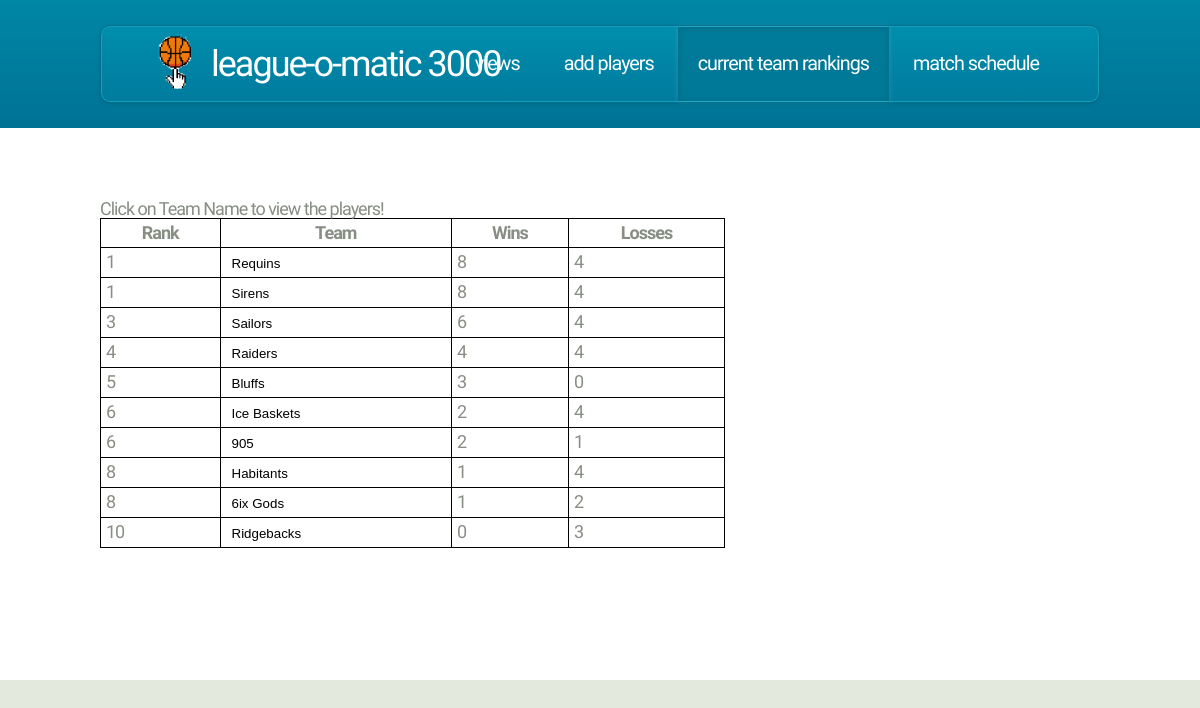
/CurrTeamRanks.php, run on the app's committed database.
### tables this page shows
CREATE TABLE `Standings` (
  `TeamRank` int(11) NOT NULL,
  `TeamNo` int(11) NOT NULL,
  `Wins` int(11) NOT NULL,
  `Losses` int(11) NOT NULL
);

CREATE TABLE `Team` (
  `TeamNo` int(11) NOT NULL,
  `TeamName` varchar(20) DEFAULT NULL,
  `City` varchar(20) DEFAULT NULL,
  `HomeArena` int(11) DEFAULT NULL
);

### CurrTeamRanks.php (the view, shortened to what this page needs)
<!DOCTYPE HTML>
<html>
	<head>
		<link rel="stylesheet" href="assets/css/main.css" />
	</head>
	<body>
		<div id="page-wrapper">
			<div id="header-wrapper">
				<div class="container">
					<div class="row">
						<div class="12u">
							<header id="header">
								<h1><img src="images/BBLogo-4.gif" style="float:left;width:70px;height:70px;" href="index.html" ><a href="index.html" id="logo">League-O-Matic 3000</a></h1>
								<nav id="nav">
									<a href="IntroPage.html">Views</a>
									<a href="MakeTeamPage.php">Add Players</a>
									<a href="CurrTeamRanks.php" class="current-page-item">Current Team Rankings</a>
									<a href="MatchSchedulePage.php">Match Schedule</a>
								</nav>
							</header>
						</div>
					</div>
				</div>
			</div>
			<div id="main">
				<div class="container">
					<div class="row main-row">
						<div class="8u 12u(mobile)">
							<section class="left-content">
								Click on Team Name to view the players!
								<form action="ViewTeamPlayers.php" method='get'>
									<table>
										<?php
											$x = 1;
											$y = 0;
											$sql = new mysqli("localhost", "root", "x9fN#DXy", "LeagueData");
										?>
											<tr>
												<th>Rank</th>
												<th>Team</th>
												<th>Wins</th>
												<th>Losses</th>
											</tr>
										<?php
											$query = "SELECT TeamRank, TeamName, Wins, Losses FROM Standings, Team WHERE Standings.TeamNo = Team.TeamNo ORDER BY Wins DESC";
											$result = $sql->query($query);
											$wins = 0;
											if ($result->num_rows > 0){
												while($row = $result->fetch_assoc()){
													if ($wins == $row["Wins"]){
														$y++;
													}else{
														$y = 0;
													}
										?>
										<tr>
											<td><?=($x++ - $y)?></td>
											<td><input type="submit" style="background:none; border:none;" name='submit' value='<?=$row["TeamName"]?>'></input></td>
											<td><?=$row["Wins"]?></td>
											<td><?=$row["Losses"]?></td>
										</tr>
										<?php
													$wins = $row["Wins"];
												}
											} else {
												echo "0 results";
											}
										?>
									</table>
								</form>
							</section>
						</div>
					</div>
				</div>
			</div>
		</div>
	</body>
</html>

### CurrTeamRanks.php (style rules this page uses)
table { border-collapse: collapse; width: 100%; }
table, th, td { border: 1px solid black; padding: 5px; }
th { font-weight: bold; }

### data on the page
standings: Wins "1", submit "Requins", Wins "8", Losses "4"
standings: y "1", submit "Sirens", Wins "8", Losses "4"
standings: y "3", submit "Sailors", Wins "6", Losses "4"
standings: y "4", submit "Raiders", Wins "4", Losses "4"
standings: y "5", submit "Bluffs", Wins "3", Losses "0"
standings: y "6", submit "Ice Baskets", Wins "2", Losses "4"
standings: y "6", submit "905", Wins "2", Losses "1"
standings: y "8", submit "Habitants", Wins "1", Losses "4"
standings: y "8", submit "6ix Gods", Wins "1", Losses "2"
standings: y "10", submit "Ridgebacks", Wins "0", Losses "3"
